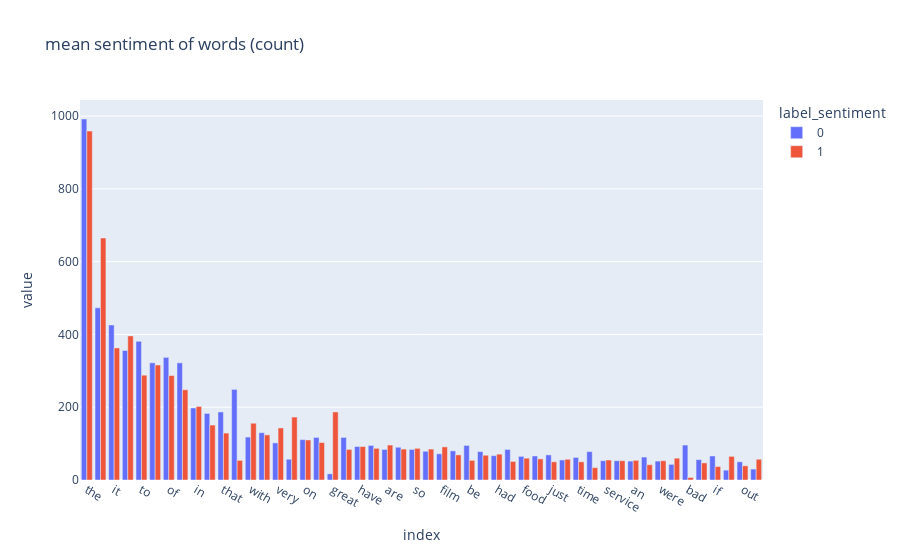

The notebook cell saved with this chart:
### Code cell
count_gb = df_count.groupby(by='label_sentiment').sum().unstack().unstack()
count_gb = count_gb.loc[count_gb.mean(axis=1).sort_values(ascending=False).index, :]

px.bar(count_gb.iloc[:50], barmode='group', title='mean sentiment of words (count)')

### Figure 1 — Plotly figure (JSON) as saved in the notebook; plotly's stock layout.template omitted (floating-point values rounded to 4 significant figures)
{"data": [{"alignmentgroup": "True", "hovertemplate": "label_sentiment=0<br>index=%{x}<br>value=%{y}<extra></extra>", "legendgroup": "0", "marker": {"color": "#636efa", "pattern": {"shape": ""}}, "name": "0", "offsetgroup": "0", "orientation": "v", "showlegend": true, "textposition": "auto", "type": "bar", "x": ["the", "and", "it", "is", "to", "this", "of", "was", "in", "for", "that", "not", "with", "my", "very", "good", "on", "you", "great", "but", "have", "movie", "are", "as", "so", "phone", "film", "all", "be", "one", "had", "at", "food", "like", "just", "place", "time", "there", "service", "they", "an", "we", "were", "really", "bad", "from", "if", "well", "out", "has"], "xaxis": "x", "y": [992, 473, 426, 356, 381, 322, 337, 322, 198, 183, 187, 249, 118, 130, 102, 57, 111, 117, 17, 117, 92, 95, 84, 90, 84, 79, 72, 80, 95, 78, 67, 84, 65, 66, 69, 55, 62, 78, 53, 53, 52, 63, 52, 43, 96, 56, 66, 27, 50, 30], "yaxis": "y"}, {"alignmentgroup": "True", "hovertemplate": "label_sentiment=1<br>index=%{x}<br>value=%{y}<extra></extra>", "legendgroup": "1", "marker": {"color": "#EF553B", "pattern": {"shape": ""}}, "name": "1", "offsetgroup": "1", "orientation": "v", "showlegend": true, "textposition": "auto", "type": "bar", "x": ["the", "and", "it", "is", "to", "this", "of", "was", "in", "for", "that", "not", "with", "my", "very", "good", "on", "you", "great", "but", "have", "movie", "are", "as", "so", "phone", "film", "all", "be", "one", "had", "at", "food", "like", "just", "place", "time", "there", "service", "they", "an", "we", "were", "really", "bad", "from", "if", "well", "out", "has"], "xaxis": "x", "y": [959, 665, 363, 396, 288, 316, 287, 248, 202, 151, 129, 54, 156, 124, 143, 173, 110, 103, 187, 84, 92, 87, 96, 85, 87, 85, 91, 69, 54, 68, 71, 51, 60, 58, 50, 57, 50, 34, 55, 53, 54, 42, 53, 60, 7, 47, 37, 65, 39, 57], "yaxis": "y"}], "layout": {"barmode": "group", "legend": {"title": {"text": "label_sentiment"}, "tracegroupgap": 0}, "title": {"text": "mean sentiment of words (count)"}, "xaxis": {"anchor": "y", "domain": [0, 1], "title": {"text": "index"}}, "yaxis": {"anchor": "x", "domain": [0, 1], "title": {"text": "value"}}}}
